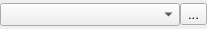
<?xml version="1.0" encoding="UTF-8"?>
<ui version="4.0">
 <class>ModuleWidget</class>
 <widget class="QWidget" name="ModuleWidget">
  <property name="geometry">
   <rect>
    <x>0</x>
    <y>0</y>
    <width>207</width>
    <height>29</height>
   </rect>
  </property>
  <property name="sizePolicy">
   <sizepolicy hsizetype="Preferred" vsizetype="Minimum">
    <horstretch>0</horstretch>
    <verstretch>0</verstretch>
   </sizepolicy>
  </property>
  <property name="font">
   <font>
    <pointsize>10</pointsize>
   </font>
  </property>
  <property name="windowTitle">
   <string>Form</string>
  </property>
  <layout class="QHBoxLayout" name="horizontalLayout">
   <property name="spacing">
    <number>0</number>
   </property>
   <property name="leftMargin">
    <number>0</number>
   </property>
   <property name="topMargin">
    <number>0</number>
   </property>
   <property name="rightMargin">
    <number>0</number>
   </property>
   <property name="bottomMargin">
    <number>0</number>
   </property>
   <item>
    <widget class="QComboBox" name="ModuleCombo">
     <property name="sizePolicy">
      <sizepolicy hsizetype="Minimum" vsizetype="Fixed">
       <horstretch>0</horstretch>
       <verstretch>0</verstretch>
      </sizepolicy>
     </property>
    </widget>
   </item>
   <item>
    <widget class="QToolButton" name="ClearButton">
     <property name="toolTip">
      <string>Clear selected</string>
     </property>
     <property name="text">
      <string>...</string>
     </property>
     <property name="icon">
      <iconset resource="../main.qrc">
       <normaloff>:/general/icons/clear.svg</normaloff>:/general/icons/clear.svg</iconset>
     </property>
     <property name="iconSize">
      <size>
       <width>16</width>
       <height>16</height>
      </size>
     </property>
    </widget>
   </item>
  </layout>
 </widget>
 <resources>
  <include location="../main.qrc"/>
 </resources>
 <connections/>
</ui>
